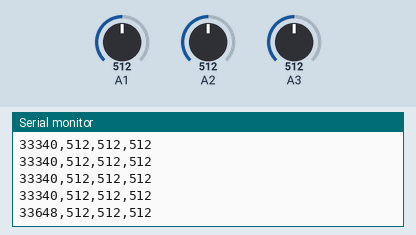
Recording of a sketch running on a simulated Arduino Uno, built with avr-gcc and run on an emulated ATmega328P. On the bench: the last lines printed to the serial monitor. The test bench sets the inputs (shaded band); at power-on: A1 = 512, A2 = 512, A3 = 512.

Above: at 1.2 s.
1.3 s: A1 set to 716
At 2.3 s:
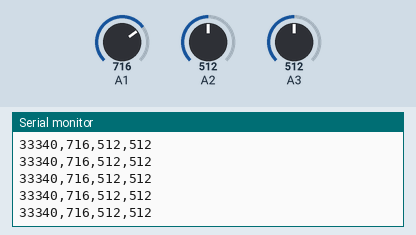
2.8 s: A2 set to 716
At 3.6 s:
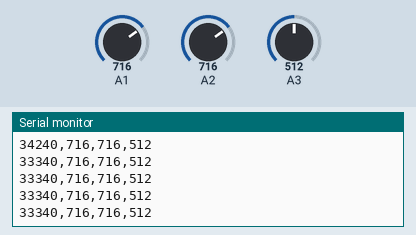
4.3 s: A3 set to 716
At 5.1 s:
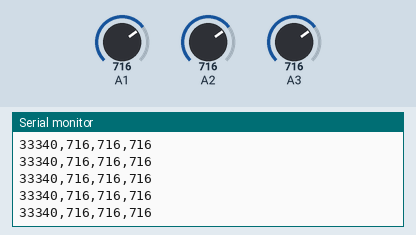
5.8 s: A1 set to 900
At 6.5 s:
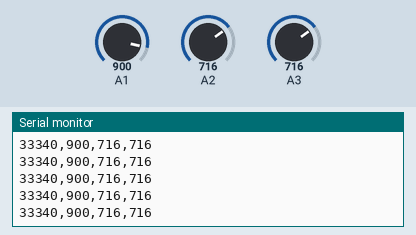
7.3 s: A2 set to 900
At 7.9 s:
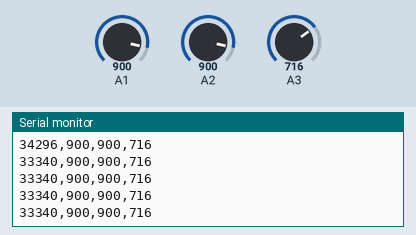
8.8 s: A3 set to 900
At 9.4 s:
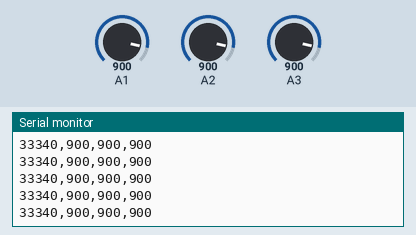
Timing chart, 0 to 11.3 s (numbered marks = the images above; inputs shaded):
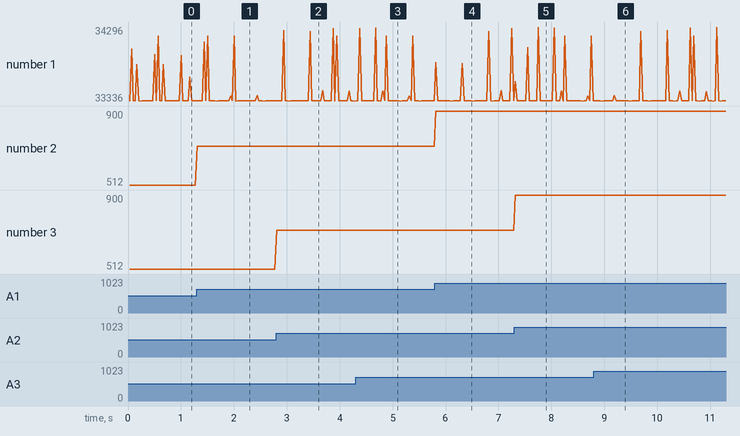

Measured:
- after the input at 1.3 s, the serial monitor: prints a new line at once (image 1)
- after the input at 2.8 s, the serial monitor: prints a new line at once (image 2)
- after the input at 4.3 s, the serial monitor: prints a new line at once (image 3)
- after the input at 5.8 s, the serial monitor: prints a new line at once (image 4)
- after the input at 7.3 s, the serial monitor: prints a new line at once (image 5)
- after the input at 8.8 s, the serial monitor: prints a new line at once (image 6)
- plotted number 2: 512 → 716 after the input at 1.3 s, 716 → 900 after the input at 5.8 s

The sketch:

arduino_test.ino
```cpp
unsigned long previous_micros = 0;        // will store last time LED was updated
const long sample_t = 33333;           // interval at which to blink (microseconds)


void setup() {
  // put your setup code here, to run once:
  Serial.begin(115200);
}

void loop() {
  // put your main code here, to run repeatedly:
  unsigned long current_micros = micros();
  if (current_micros - previous_micros >= sample_t) {
    Serial.print(current_micros - previous_micros);Serial.print(",");
    previous_micros = current_micros;

    int val1 = analogRead(1);
    int val2 = analogRead(2);
    int val3 = analogRead(3);

    Serial.print(val1); Serial.print(',');
    Serial.print(val2); Serial.print(',');
    Serial.println(val3);

  }


}
```
